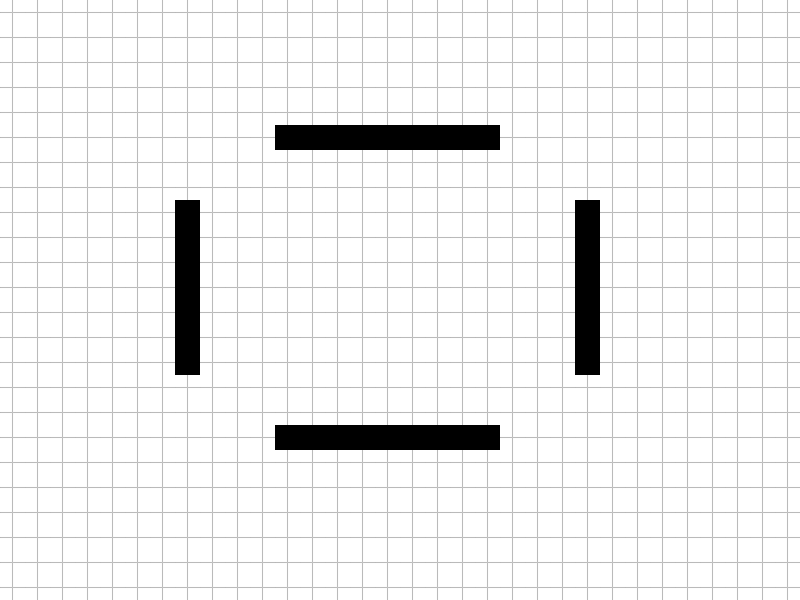

A 2D game scene composited from a Tiled map and its tileset images. What follows is a short description and the map's XML, with every tile layer's data as written:
An orthogonal 32x24 tile map with 25x25 px tiles, 2 tile layers (bg, walls) and 12 objects.

<map version="1.0" orientation="orthogonal" renderorder="right-down" width="32" height="24" tilewidth="25" tileheight="25" nextobjectid="13">
 <tileset firstgid="1" name="tiles_25" tilewidth="25" tileheight="25" tilecount="6">
  <image source="tiles_25.png" width="150" height="25" />
 </tileset>
 <layer name="bg" width="32" height="24">
  <data encoding="csv">
6,6,6,6,6,6,6,6,6,6,6,6,6,6,6,6,6,6,6,6,6,6,6,6,6,6,6,6,6,6,6,6,
6,6,6,6,6,6,6,6,6,6,6,6,6,6,6,6,6,6,6,6,6,6,6,6,6,6,6,6,6,6,6,6,
6,6,6,6,6,6,6,6,6,6,6,6,6,6,6,6,6,6,6,6,6,6,6,6,6,6,6,6,6,6,6,6,
6,6,6,6,6,6,6,6,6,6,6,6,6,6,6,6,6,6,6,6,6,6,6,6,6,6,6,6,6,6,6,6,
6,6,6,6,6,6,6,6,6,6,6,6,6,6,6,6,6,6,6,6,6,6,6,6,6,6,6,6,6,6,6,6,
6,6,6,6,6,6,6,6,6,6,6,6,6,6,6,6,6,6,6,6,6,6,6,6,6,6,6,6,6,6,6,6,
6,6,6,6,6,6,6,6,6,6,6,6,6,6,6,6,6,6,6,6,6,6,6,6,6,6,6,6,6,6,6,6,
6,6,6,6,6,6,6,6,6,6,6,6,6,6,6,6,6,6,6,6,6,6,6,6,6,6,6,6,6,6,6,6,
6,6,6,6,6,6,6,6,6,6,6,6,6,6,6,6,6,6,6,6,6,6,6,6,6,6,6,6,6,6,6,6,
6,6,6,6,6,6,6,6,6,6,6,6,6,6,6,6,6,6,6,6,6,6,6,6,6,6,6,6,6,6,6,6,
6,6,6,6,6,6,6,6,6,6,6,6,6,6,6,6,6,6,6,6,6,6,6,6,6,6,6,6,6,6,6,6,
6,6,6,6,6,6,6,6,6,6,6,6,6,6,6,6,6,6,6,6,6,6,6,6,6,6,6,6,6,6,6,6,
6,6,6,6,6,6,6,6,6,6,6,6,6,6,6,6,6,6,6,6,6,6,6,6,6,6,6,6,6,6,6,6,
6,6,6,6,6,6,6,6,6,6,6,6,6,6,6,6,6,6,6,6,6,6,6,6,6,6,6,6,6,6,6,6,
6,6,6,6,6,6,6,6,6,6,6,6,6,6,6,6,6,6,6,6,6,6,6,6,6,6,6,6,6,6,6,6,
6,6,6,6,6,6,6,6,6,6,6,6,6,6,6,6,6,6,6,6,6,6,6,6,6,6,6,6,6,6,6,6,
6,6,6,6,6,6,6,6,6,6,6,6,6,6,6,6,6,6,6,6,6,6,6,6,6,6,6,6,6,6,6,6,
6,6,6,6,6,6,6,6,6,6,6,6,6,6,6,6,6,6,6,6,6,6,6,6,6,6,6,6,6,6,6,6,
6,6,6,6,6,6,6,6,6,6,6,6,6,6,6,6,6,6,6,6,6,6,6,6,6,6,6,6,6,6,6,6,
6,6,6,6,6,6,6,6,6,6,6,6,6,6,6,6,6,6,6,6,6,6,6,6,6,6,6,6,6,6,6,6,
6,6,6,6,6,6,6,6,6,6,6,6,6,6,6,6,6,6,6,6,6,6,6,6,6,6,6,6,6,6,6,6,
6,6,6,6,6,6,6,6,6,6,6,6,6,6,6,6,6,6,6,6,6,6,6,6,6,6,6,6,6,6,6,6,
6,6,6,6,6,6,6,6,6,6,6,6,6,6,6,6,6,6,6,6,6,6,6,6,6,6,6,6,6,6,6,6,
6,6,6,6,6,6,6,6,6,6,6,6,6,6,6,6,6,6,6,6,6,6,6,6,6,6,6,6,6,6,6,6
</data>
 </layer>
 <layer name="walls" width="32" height="24">
  <data encoding="csv">
0,0,0,0,0,0,0,0,0,0,0,0,0,0,0,0,0,0,0,0,0,0,0,0,0,0,0,0,0,0,0,0,
0,0,0,0,0,0,0,0,0,0,0,0,0,0,0,0,0,0,0,0,0,0,0,0,0,0,0,0,0,0,0,0,
0,0,0,0,0,0,0,0,0,0,0,0,0,0,0,0,0,0,0,0,0,0,0,0,0,0,0,0,0,0,0,0,
0,0,0,0,0,0,0,0,0,0,0,0,0,0,0,0,0,0,0,0,0,0,0,0,0,0,0,0,0,0,0,0,
0,0,0,0,0,0,0,0,0,0,0,0,0,0,0,0,0,0,0,0,0,0,0,0,0,0,0,0,0,0,0,0,
0,0,0,0,0,0,0,0,0,0,0,1,1,1,1,1,1,1,1,1,0,0,0,0,0,0,0,0,0,0,0,0,
0,0,0,0,0,0,0,0,0,0,0,0,0,0,0,0,0,0,0,0,0,0,0,0,0,0,0,0,0,0,0,0,
0,0,0,0,0,0,0,0,0,0,0,0,0,0,0,0,0,0,0,0,0,0,0,0,0,0,0,0,0,0,0,0,
0,0,0,0,0,0,0,1,0,0,0,0,0,0,0,0,0,0,0,0,0,0,0,1,0,0,0,0,0,0,0,0,
0,0,0,0,0,0,0,1,0,0,0,0,0,0,0,0,0,0,0,0,0,0,0,1,0,0,0,0,0,0,0,0,
0,0,0,0,0,0,0,1,0,0,0,0,0,0,0,0,0,0,0,0,0,0,0,1,0,0,0,0,0,0,0,0,
0,0,0,0,0,0,0,1,0,0,0,0,0,0,0,0,0,0,0,0,0,0,0,1,0,0,0,0,0,0,0,0,
0,0,0,0,0,0,0,1,0,0,0,0,0,0,0,0,0,0,0,0,0,0,0,1,0,0,0,0,0,0,0,0,
0,0,0,0,0,0,0,1,0,0,0,0,0,0,0,0,0,0,0,0,0,0,0,1,0,0,0,0,0,0,0,0,
0,0,0,0,0,0,0,1,0,0,0,0,0,0,0,0,0,0,0,0,0,0,0,1,0,0,0,0,0,0,0,0,
0,0,0,0,0,0,0,0,0,0,0,0,0,0,0,0,0,0,0,0,0,0,0,0,0,0,0,0,0,0,0,0,
0,0,0,0,0,0,0,0,0,0,0,0,0,0,0,0,0,0,0,0,0,0,0,0,0,0,0,0,0,0,0,0,
0,0,0,0,0,0,0,0,0,0,0,1,1,1,1,1,1,1,1,1,0,0,0,0,0,0,0,0,0,0,0,0,
0,0,0,0,0,0,0,0,0,0,0,0,0,0,0,0,0,0,0,0,0,0,0,0,0,0,0,0,0,0,0,0,
0,0,0,0,0,0,0,0,0,0,0,0,0,0,0,0,0,0,0,0,0,0,0,0,0,0,0,0,0,0,0,0,
0,0,0,0,0,0,0,0,0,0,0,0,0,0,0,0,0,0,0,0,0,0,0,0,0,0,0,0,0,0,0,0,
0,0,0,0,0,0,0,0,0,0,0,0,0,0,0,0,0,0,0,0,0,0,0,0,0,0,0,0,0,0,0,0,
0,0,0,0,0,0,0,0,0,0,0,0,0,0,0,0,0,0,0,0,0,0,0,0,0,0,0,0,0,0,0,0,
0,0,0,0,0,0,0,0,0,0,0,0,0,0,0,0,0,0,0,0,0,0,0,0,0,0,0,0,0,0,0,0
</data>
 </layer>
 <objectgroup name="player">
  <object id="1" gid="3" x="377.333" y="300" width="25" height="25" />
 </objectgroup>
 <objectgroup name="lights">
  <object id="2" gid="2" x="378.667" y="298.667" width="25" height="25">
   <properties>
    <property name="color" value="#ff00aeff" />
    <property name="radius" value="240" />
   </properties>
  </object>
  <object id="3" gid="2" x="686.667" y="302.667" width="25" height="25">
   <properties>
    <property name="color" value="#F5BB1D" />
    <property name="radius" value="224" />
   </properties>
  </object>
  <object id="4" gid="2" x="69.3333" y="298.667" width="25" height="25">
   <properties>
    <property name="color" value="#63FF70" />
    <property name="radius" value="180" />
   </properties>
  </object>
 </objectgroup>
 <objectgroup name="enemies">
  <object id="5" gid="4" x="742.667" y="53.3333" width="25" height="25" />
  <object id="6" gid="4" x="385.333" y="41.3333" width="25" height="25" />
  <object id="7" gid="4" x="18.6667" y="38.6667" width="25" height="25" />
  <object id="8" gid="4" x="18.6667" y="580" width="25" height="25" />
  <object id="9" gid="4" x="8" y="301.333" width="25" height="25" />
  <object id="10" gid="4" x="405.333" y="589.333" width="25" height="25" />
  <object id="11" gid="4" x="752" y="586.667" width="25" height="25" />
  <object id="12" gid="4" x="749.333" y="301.333" width="25" height="25" />
 </objectgroup>
</map>
